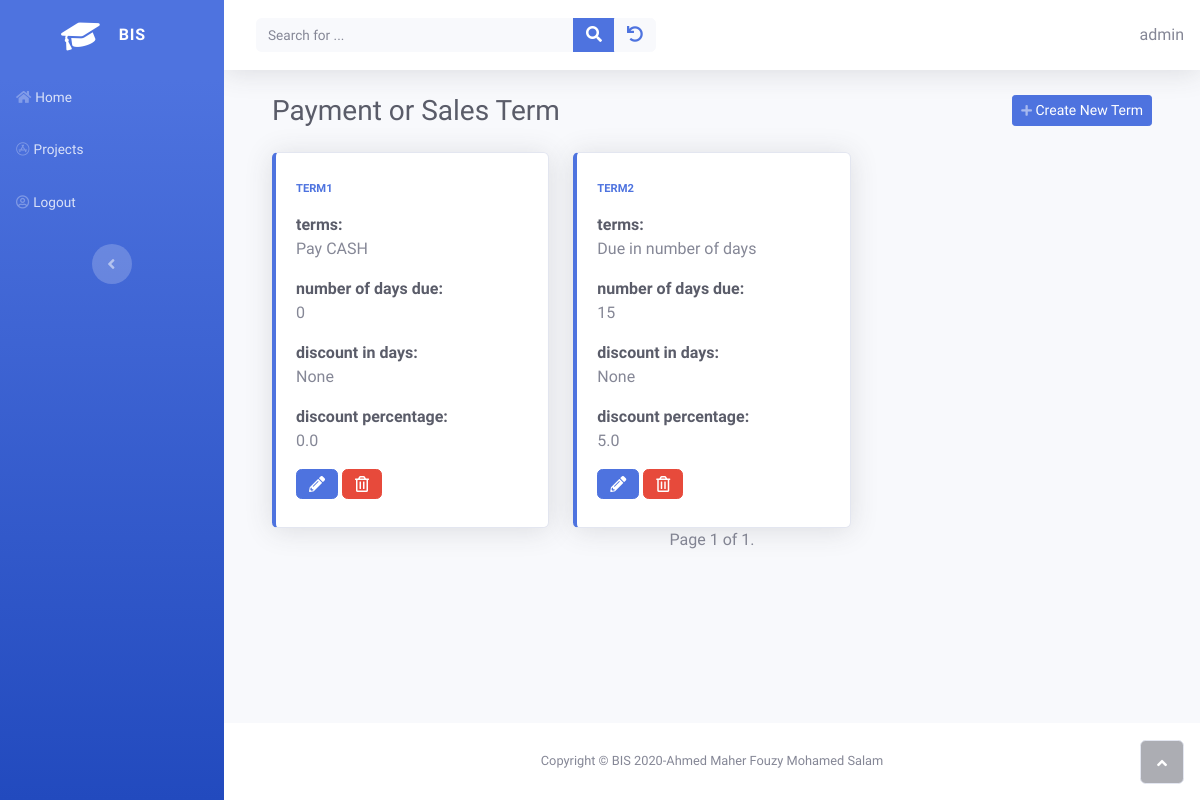
Page /inventory/list_term (signed in) on the earlier database version.
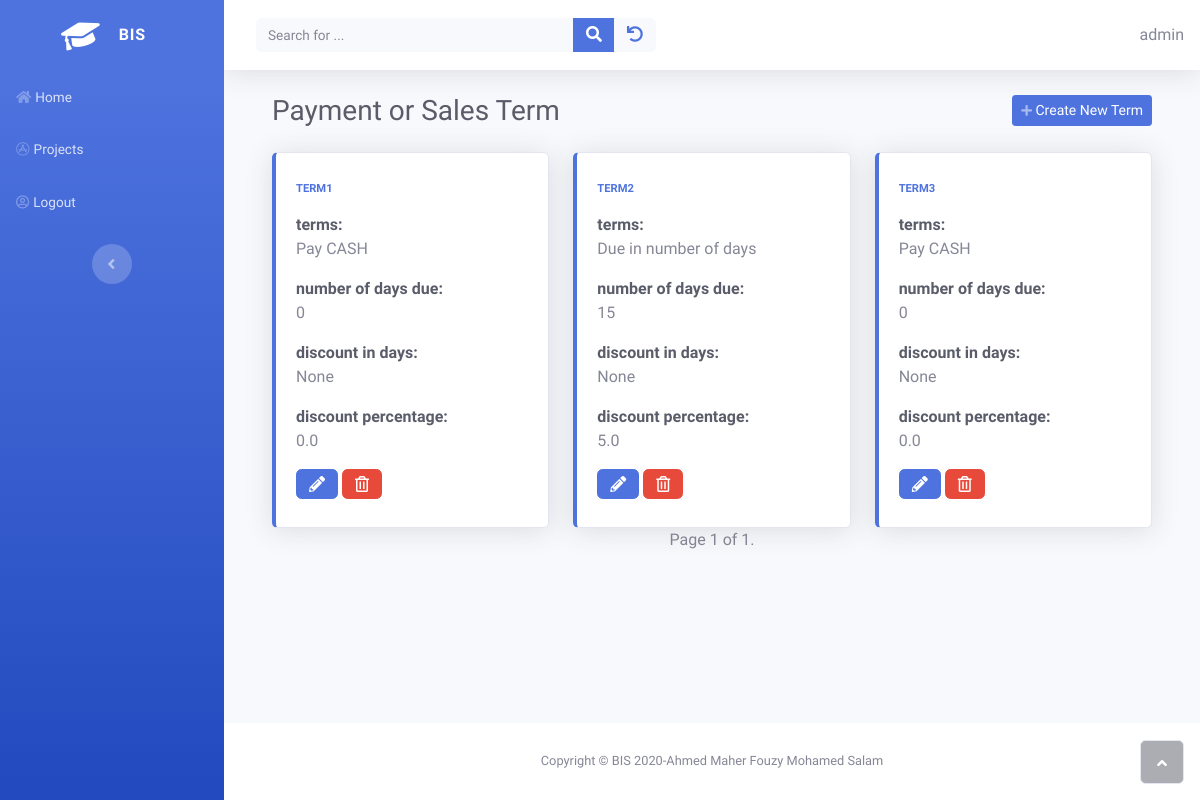
Same page on the later database version.
### inventory/models.py (models this page shows, shortened)
class PaymentSalesTerm(models.Model):
    class Term(models.IntegerChoices):
        CASH = 0 , _("Pay CASH")
        ON_DEMAND = 1 , _("Cash On Demand")
        DAYS = 2, _("Due in number of days")
        END_OF_MONTH = 3,_("Due at the end of month")
        NEXT_MONTH = 4,_("Due on the next Month")
        OTHER = 5, _("let me specify the due date DD-MM-YYY")
    class PAY_METHOD(models.IntegerChoices):
        CASH = 1
        ACCOUNTS_PAYABLE = 2
    owner = models.ForeignKey(get_user_model(), on_delete=models.CASCADE)
    config = models.CharField(
        max_length=100,
        help_text="Specify name for this setting"
        )
    terms = models.IntegerField(choices=Term.choices , default=Term.CASH , blank=False)
    num_of_days_due = models.PositiveSmallIntegerField(
        help_text="in case of you want to specify number of days due"
    )
    discount_in_days = models.PositiveSmallIntegerField(
        validators=[MaxValueValidator(32)] ,
        null = True,
        blank = True
    )
    discount_percentage = models.FloatField(
        help_text="Enter discount like this 5%>>will be  5 not 0.05",
    )
    cash_account =  models.ForeignKey('sole_proprietorship.Accounts',on_delete=models.CASCADE , related_name='payment_sales_term_cash_account')
    accounts_payable =models.ForeignKey('sole_proprietorship.Accounts',on_delete=models.CASCADE , related_name='payment_sales_term_accounts_payable_account')
    freight_in_account = models.ForeignKey('sole_proprietorship.Accounts',
                                    on_delete=models.CASCADE,
                                    related_name='freight_in_account',
                                    help_text='choose A/p or Cash to determine if you paid this cost cash or not')
    freight_out_account = models.ForeignKey('sole_proprietorship.Accounts',
        on_delete= models.CASCADE,
        help_text = 'choose frieght out expense account',
        related_name = 'freight_out_account'
    )
    pay_freight_out = models.IntegerField(choices=PAY_METHOD.choices,
        help_text = 'How You will pay frieht-out?',
    )
    COGS =  models.ForeignKey('sole_proprietorship.Accounts',
    on_delete=models.CASCADE,
    help_text='Select Cost of goods sold Account',
    related_name = 'COGS'
    )
    sales_revenue = models.ForeignKey('sole_proprietorship.Accounts',
        on_delete=models.CASCADE,
        help_text='Select Sales revenue account',
        related_name = 'sales_revenue'
    )
    accounts_receivable = models.ForeignKey('sole_proprietorship.Accounts',
        on_delete=models.CASCADE,
        help_text='Select Accounts receivable account',
        related_name = 'accounts_receivable'
    )

### inventory/views.py (the view)
# urls.py: path('list_term' , views.ListTermView.as_view() , name="list_term" ),
class ListTermView(OwnerListView):
    model = PaymentSalesTerm
    template_name = "inventory/term_list.html"
    paginate_by = 5
    ordering = ["config"]

### home/owner.py (called while the page is built)
    def get_queryset(self):
        qs = super(OwnerListView, self).get_queryset()
        return qs.filter(owner=self.request.user)

### inventory/templates/inventory/term_list.html
{% extends 'home/base.html' %}
{% block content %}
<div class="container">
    <div class="d-sm-flex justify-content-between align-items-center mb-4">
        <h3 class="text-dark mb-0">Payment or Sales Term</h3><a class="btn btn-primary btn-sm d-none d-sm-inline-block" role="button" href="{% url 'inventory:create_term'%}"><i class="fa fa-plus fa-sm text-white-50"></i>&nbsp;Create New Term</a>
    </div>
    <div class="row">
    {% if paymentsalesterm_list %}
        {% for term in paymentsalesterm_list %}
         <div class="col-auto col-sm-12 col-md-12 col-lg-4 col-xl-4">
            <div class="card shadow border-left-primary py-2">
                <div class="card-body">
                    <div class="row align-items-center no-gutters">
                        <div class="col mr-2">
                            <div class="text-uppercase text-primary font-weight-bold text-xs mb-1"><span>{{ term.config }}</span></div>
                            <p><div class="text-dark font-weight-bold h7 mb-0"><span>terms:</span></div>{{ term.get_terms_display  }} <p>
                            <p><div class="text-dark font-weight-bold h7 mb-0"><span>number of days due:</span></div>{{ term.num_of_days_due  }} <p>
                            <p><div class="text-dark font-weight-bold h7 mb-0"><span>discount in days:</span></div>{{ term.discount_in_days  }} <p>
                            <p><div class="text-dark font-weight-bold h7 mb-0"><span>discount percentage:</span></div>{{ term.discount_percentage  }} <p>
                        </div>
                    </div>
                    <a href="{% url 'inventory:update_term' term.id %}">
                        <button type="button" class="btn btn-primary"><i class="fas fa-pencil-alt d-xl-flex justify-content-xl-center align-items-xl-center"></i></button>
                    </a>
                    <a href="{% url 'inventory:delete_term' term.id %}">
                    <button type="button" class="btn btn-danger"><i class="far fa-trash-alt d-xl-flex justify-content-xl-center align-items-xl-center"></i></button>
                    </a>
                </div>
            </div>
        </div>
        {% endfor %}
    {% else %}
        <p>There is nothing in database yet.</p>
    {% endif %}
    </div>
</div>
{% include 'home/pagination.html' %}
{% endblock %}

Differences in the rows shown:
added PaymentSalesTerm: config "TERM3", terms "Pay CASH", num_of_days_due "0", discount_in_days "None", discount_percentage "0.0"
